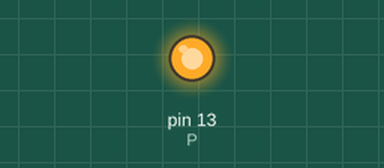
Recording of a sketch running on a simulated Arduino Uno, built with avr-gcc and run on an emulated ATmega328P. On the bench: output pins drawn as LEDs (lit = HIGH).

Above: at 0.1 s.
Timing chart, 0 to 1.6 s (numbered marks = the images above):
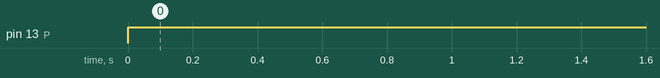

The sketch:

Lab1.ino
```cpp
const int P = 13;
const int A = 10000000;
const int B = 10;

void setup()  {
  pinMode (P, OUTPUT);
}

void loop()  {
  digitalWrite (P, HIGH);
  delay(A);
  digitalWrite(P, LOW);
  delay(B);
}
```

Measured:
- by itself, pin 13 (P): LOW → HIGH at 0.00 s
